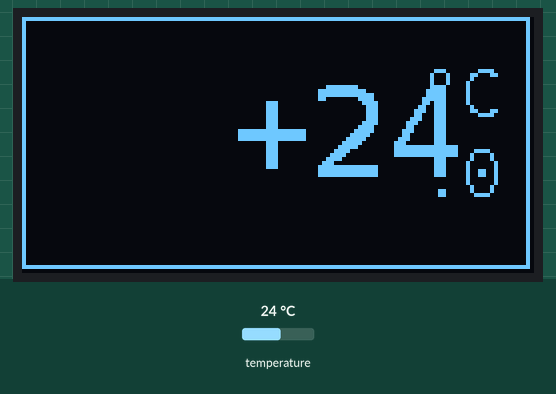
This program was run on a simulated ESP32. Shown: 128×64 one-colour display. Inputs (shaded band) come from the test bench; at power-on: temperature 24 °C. What the program prints to the serial monitor is not drawn.

Above: at 7.3 s.
7.4 s: temperature set to 12 °C
At 13.7 s:
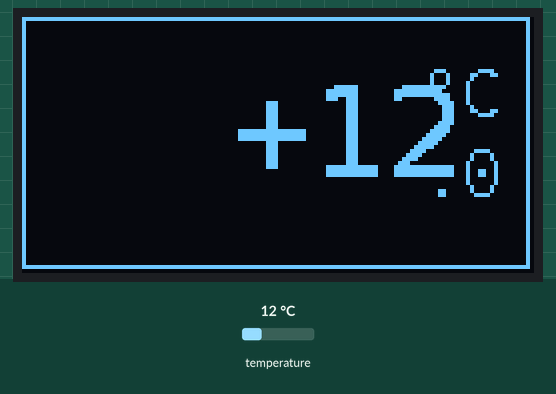
14.1 s: temperature set to 19 °C
At 18.6 s:
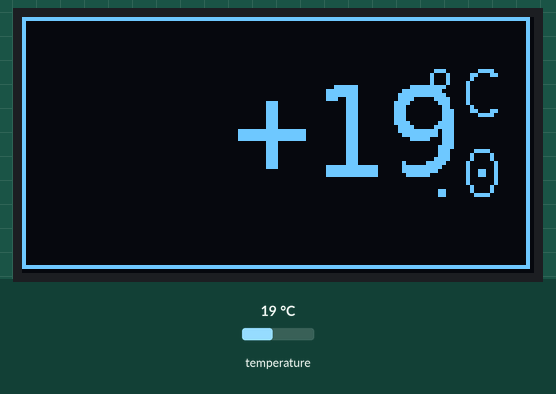
20.8 s: temperature set to 28 °C
At 24.6 s:
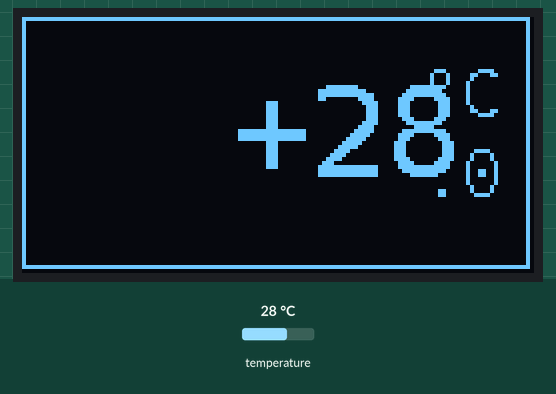
Timing chart, 0 to 26.1 s (numbered marks = the images above; inputs shaded):
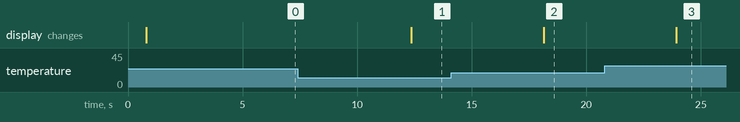

The program:

main.cpp
```cpp
#include <Arduino.h>
#include <OneWire.h>
#include "afficheur.h"
#include "thermometre.h"
#include <DallasTemperature.h>
#include "esp32_snir.h"
int temperature;
int dixiemes;

void setup(){
    InitialiserCapteurTemperature();
    InitialiserAfficheur();
}

void loop(){
    ObtenirTemperature(&temperature,&dixiemes);
    AfficherTemperature(temperature,dixiemes);
    delay(5000);
}
```

afficheur.h
```cpp
/*
 * File:   afficheur.h
 * Author: nbertault
 *
 * Created on 5 décembre 2023, 15:37
 */

#include <Arduino.h>
#include <SSD1306.h>
#include <fonts.h>

#ifndef AFFICHEUR_H
#define AFFICHEUR_H

void InitialiserAfficheur(void);
void AfficherTemperature(const int,const int);


#endif /* AFFICHEUR_H */
```

esp32_snir.h
```cpp
/*
 * File:   esp32_snir.h
 * Author: pcruchet
 *
 * Created on 29 novembre 2023, 13:56
 */

#ifndef ESP32_SNIR_H
#define ESP32_SNIR_H

#define BP1 39
#define BP2 34
#define BP3 35

#define SW 23

#define LED  2
#define LED1 13
#define LED2 12

#define ONE_WIRE_BUS 18


#endif /* ESP32_SNIR_H */
```

thermometre.h
```cpp
/*
 * File:   thermometre.h
 * Author: nbertault
 *
 * Created on 5 décembre 2023, 17:43
 */
#include <Arduino.h>
#include <OneWire.h>
#include "afficheur.h"
#include <DallasTemperature.h>
#include "esp32_snir.h"

#ifndef THERMOMETRE_H
#define THERMOMETRE_H

void InitialiserCapteurTemperature(void);
bool ObtenirTemperature(int *_temperature, int * _dixiemes, const int _numCapteur=0) ;

#endif /* THERMOMETRE_H */
```

afficheur.cpp
```cpp
#include "afficheur.h"

SSD1306 afficheurOLED(0x3C, 21, 22);

void InitialiserAfficheur(void) {
    afficheurOLED.init();
    afficheurOLED.flipScreenVertically();
}

void AfficherTemperature(const int _temperature, const int _dixieme) {
    afficheurOLED.clear();
    afficheurOLED.drawRect(0, 0, 127, 63);
    afficheurOLED.setFont(DejaVu_Sans_Mono_16);
    afficheurOLED.setTextAlignment(TEXT_ALIGN_RIGHT);
    afficheurOLED.drawString(120, 10, "°C");
    afficheurOLED.drawString(120, 30, "." + String(_dixieme));


    int taille = afficheurOLED.getStringWidth("°C");
    afficheurOLED.setFont(DejaVu_Sans_Mono_32);
    if (_temperature < 0) {
        afficheurOLED.drawString(130 - taille, 10, String(_temperature));
    } else {
        afficheurOLED.drawString(130 - taille, 10, "+" + String(_temperature));
    }
    afficheurOLED.display();
}
```

thermometre.cpp
```cpp
#include <Arduino.h>
#include "thermometre.h"
#include "afficheur.h"
#include <math.h>

OneWire onWire(ONE_WIRE_BUS);
DallasTemperature capteurTemp(&onWire);

void InitialiserCapteurTemperature(void) {
    Serial.begin(115200);
    capteurTemp.begin();
}

bool ObtenirTemperature(int *_temperature, int * _dixiemes, const int _numCapteur) {
    bool retour = false;
    capteurTemp.requestTemperatures();
    float temperature = capteurTemp.getTempCByIndex(_numCapteur);
    float dixiemes = ceil((temperature-trunc(temperature))*10);
    if (temperature != DEVICE_DISCONNECTED_C) {
        retour = true;
        *_dixiemes = ceil((temperature-trunc(temperature))*10);// partie décimale arondie au dixième supérieure
        *_temperature = trunc(temperature);// partie entière de la température
        Serial.print("Température: ");
        Serial.print(temperature);
        Serial.print("\n\r");
        Serial.print("Dixièmes: ");
        Serial.print(dixiemes);
        Serial.print("\n\r");
    }
    return retour;
}
```

Source omitted: fonts.h (data table, 141512 bytes)

Measured:
- after the input at 7.4 s, the display: changes after 5.0 s (image 1)
- after the input at 14.1 s, the display: changes after 4.0 s (image 2)
- after the input at 20.8 s, the display: changes after 3.1 s (image 3)
